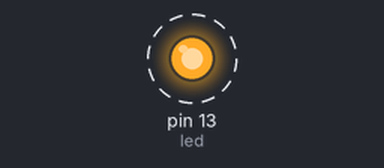
Recording of a sketch running on a simulated Arduino Uno, built with avr-gcc and run on an emulated ATmega328P. Parts: output pins drawn as LEDs (lit = HIGH). Dashed ring = blinking. What the sketch prints to the serial monitor is not drawn.

Above: at 0.2 s.
Timing chart, 0 to 3.5 s (numbered marks = the images above):
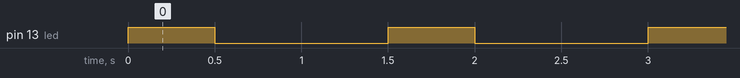

The sketch:

SendDataToESP8266.ino
```cpp
uint16_t count = 0;
int led = 13;

void setup() {
  // put your setup code here, to run once:
  //Serial.begin(115200);
  Serial.begin(9600);
  pinMode(led, OUTPUT);

}

void loop() {
  // put your main code here, to run repeatedly:
  count++;


  String count_s = (String)count;
  digitalWrite(led, HIGH);
  delay(500);
  digitalWrite(led, LOW);
  //Serial.print("Update capacity count:");
  Serial.print(count_s);

  //Serial.println("Sent:  " + outMessage);
//  char* CharString;                                    //
//  count_s.toCharArray(CharString, count_s.length()); // My Changes Are Here
//  Serial.write(CharString);
//
  //Serial.write(count_s);
  //Serial.write(count);
  //Serial.write("\n");

  delay(1000);
}
```

Measured:
- by itself, pin 13 (led): alternates HIGH for 0.50 s and LOW for 1.0 s
